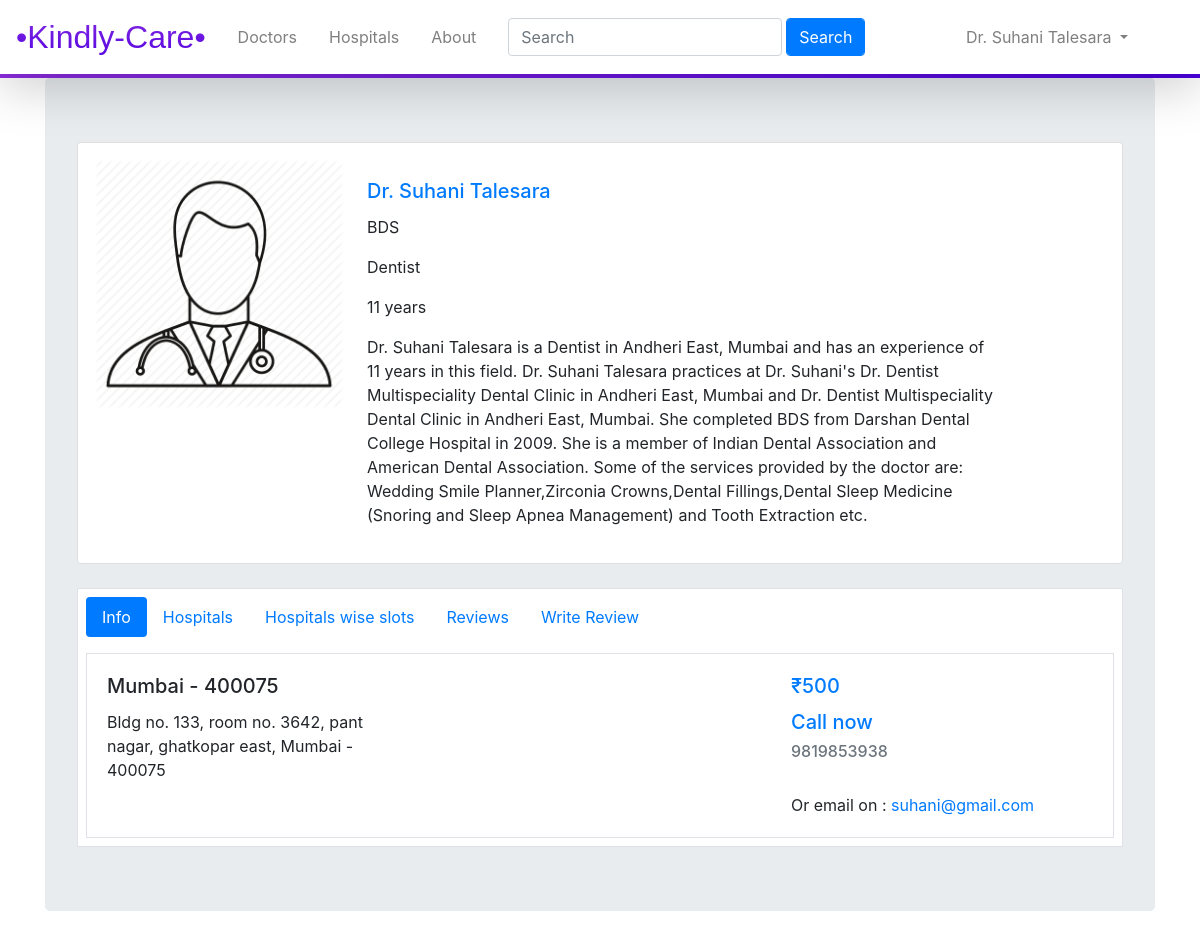
Screenshot of /doctor1 (signed in) with the database file from the repository.
### kindlycare/models.py (models this page shows, shortened)
class Doctors(db.Model, UserMixin):
    __tablename__ = 'doctors'
    id = db.Column(db.Integer,primary_key = True)
    name = db.Column(db.String(20),nullable = False)
    password = db.Column(db.String(20))
    email = db.Column(db.String(64),unique = True,index = True)
    qualification = db.Column(db.String(50),nullable = False)
    specialization = db.Column(db.String(140))
    consultation_fees = db.Column(db.Integer, nullable = False)
    profile_image = db.Column(db.String(64),default = 'default_image.jpg')
    experience = db.Column(db.Text,nullable = False)
    contact_number = db.Column(db.String(10),nullable = False)
    description = db.Column(db.Text,nullable = False)
    address_line_1 = db.Column(db.Text,nullable = False,default='India')
    address_line_2 = db.Column(db.Text,nullable = False,default='India')
    address_line_3 = db.Column(db.Text,nullable = False,default='India')
    reviews = db.relationship('Reviews',backref='doctor')
    slots = db.relationship('Slots',backref='doctor')
    appointments = db.relationship('Appointments',backref='doctor')
    hospitals_name = db.relationship('Hospitals',secondary=relate, backref = db.backref('doctor', lazy = True))

### kindlycare/doctors/views.py (the view, shortened to what this page needs)
@doctors.route('/doctor<int:doctor_id>', methods=['GET', 'POST'])
def viewDoctor(doctor_id):
    doc = Doctors.query.filter_by(id=doctor_id).first()
    address = doc.address_line_1+', '+doc.address_line_2+', '+doc.address_line_3
    reviews = Reviews.query.filter_by(doctor_id=doc.id).all()
    slots = Slots.query.filter_by(doc_id=doctor_id).all()
    for slot in slots:
        print(slot.hospital_name)
    form = ReviewForm()
    return render_template('doctors.html', doc=doc, address=address, reviews=reviews, form=form, slots=slots)

### kindlycare/doctors/forms.py
class ReviewForm(FlaskForm):
    name = StringField('Your name', validators=[DataRequired()])
    content = TextAreaField('Your feedback', validators=[DataRequired()])
    rating = SelectField('Your rating', validators=[DataRequired()], choices=[
                         ('1', '1'), ('2', '2'), ('3', '3'), ('4', '4'), ('5', '5')])
    submit = SubmitField('Submit')

### kindlycare/models.py (called while the page is built)
@login_manager.user_loader
def load_user(doctor_id):
    return Doctors.query.get(doctor_id)

### kindlycare/templates/doctors.html (shortened to what this page needs)
{% extends 'base.html' %}
{% block content %}
<div class="jumbotron">
    <div class="card container bg-white p-3">
        <div class="row no-gutters">
            <div class="col-md-3">
                {% if doc.profile_picture %}
                <img src="{{url_for('static',filename='profile_pics/'+doc.profile_image)}}" class="card-img" alt="..."
                    style="width: fit-content;">
                {% else %}
                <img src="{{url_for('static',filename='profile_pics/'+doc.profile_image)}}" class="card-img" alt="..."
                    style="width: 250px;">
                {% endif %}
            </div>
            <div class="col-md-8">
                <div class="card-body">
                    <h5 class="card-title text-primary"> {{doc.name}}</h5>
                    <p class="card-text">{{doc.qualification}}</p>
                    <p class="card-text">{{doc.specialization}}</p>
                    <p class="card-text">{{doc.experience}}</p>
                    <p class="card-text">{{doc.description}}</p>
                </div>
            </div>
        </div>
    </div>
    <br>
    <div class=" border container bg-white p-2">
        <ul class="nav nav-pills mb-3" id="pills-tab" role="tablist">
            <li class="nav-item">
                <a class="nav-link active" id="pills-home-tab" data-toggle="pill" href="#pills-home" role="tab"
                    aria-controls="pills-home" aria-selected="true">Info</a>
            </li>
            <li class="nav-item">
                <a class="nav-link" id="pills-hospitals-tab" data-toggle="pill" href="#pills-hospitals" role="tab"
                    aria-controls="pills-hospitals" aria-selected="false">Hospitals</a>
            </li>
            <li class="nav-item">
                <a class="nav-link" id="pills-slots-tab" data-toggle="pill" href="#pills-slots" role="tab"
                    aria-controls="pills-slots" aria-selected="false">Hospitals wise slots</a>
            </li>
            <li class="nav-item">
                <a class="nav-link" id="pills-profile-tab" data-toggle="pill" href="#pills-profile" role="tab"
                    aria-controls="pills-profile" aria-selected="false">Reviews</a>
            </li>
            <li class="nav-item">
                <a class="nav-link" id="pills-contact-tab" data-toggle="pill" href="#pills-contact" role="tab"
                    aria-controls="pills-contact" aria-selected="false">Write Review</a>
            </li>
        </ul>
        <div class="tab-content" id="pills-tabContent">
            <div class="tab-pane fade show active border" id="pills-home" role="tabpanel" aria-labelledby="pills-home-tab">
                <div class="row no-gutters">
                    <div class="col-md-4">
                        <div class="card-body">
                            <h5 class="card-title">{{doc.address_line_3}}</h5>
                            <p class="card-text">{{address}}</p>
                        </div>
                    </div>
                    <div class="col-md-4">
                        <div class="card-body">
                        </div>
                    </div>
                    <div class="col-md-4">
                        <div class="card-body">
                            <h5 class="card-title text-primary">₹{{doc.consultation_fees}}</h5>
                            <h5 class="text-primary">Call now</h5><h6 class="text-muted">{{doc.contact_number}}</h6>
                            <br>
                            <p class="card-text">Or email on : <a href="#">{{doc.email}}</a></p>
                        </div>
                    </div>
                </div>
            </div>
        </div>
    </div>
</div>
{% endblock %}

### kindlycare/templates/base.html (shortened to what this page needs)
<!DOCTYPE html>
<html lang="en">
<head>
    <link rel="stylesheet" href="home.css">
    <link rel="stylesheet" href="https://stackpath.bootstrapcdn.com/bootstrap/4.4.1/css/bootstrap.min.css"
>
    <link rel="stylesheet" type="text/css"
        href="https://cdnjs.cloudflare.com/ajax/libs/font-awesome/5.11.2/css/all.css">
</head>
<body>
    <nav class="shadow-lg navbar navbar-expand-lg navbar-light">
        <ul class="navbar-nav">
            <a class="navbar-brand" href="{{url_for('core.home')}}" style="font-family: 'Gill Sans', 'Gill Sans MT', Calibri, 'Trebuchet MS', sans-serif;background: -webkit-linear-gradient(#8E2DE2,#4A00E0); -webkit-background-clip: text;
                -webkit-text-fill-color: transparent;font-size: 2rem;">•Kindly-Care•</a>
        </ul>
        <ul class="navbar-nav">
            <li class="nav-item"><a href="{{url_for('core.docs')}}" class="nav-link ml-2 mr-2">Doctors</a></li>
            <li class="nav-item"><a href="{{url_for('core.hosps')}}" class="nav-link ml-2 mr-2">Hospitals</a></li>
            <li class="nav-item"><a href="about" class="nav-link ml-2 mr-4">About</a></li>
            <form class="form-inline" method='GET' action="search">
                <input type="text" class="form-control ml-auto" name="query" placeholder="Search">
                <input type="submit" class="btn btn-primary form-control ml-1 mr-1" value="Search">
            </form>
        </ul>
        <ul class="navbar-nav ml-auto mr-5">
            {%if current_user.is_authenticated%}
            <li class="nav-item dropdown">
                <a class="nav-link dropdown-toggle" href="#" id="navbarDropdown" role="button" data-toggle="dropdown"
                    aria-haspopup="true" aria-expanded="false">
                    {{current_user.name}}
                </a>
            </li>
            {%else%}
            <li class="nav-item"><a class="btn btn-sm btn-outline-primary" href="{{url_for('doctors.register')}}"> Login
                    /
                    Signup </a></li>
            {%endif%}
        </ul>
    </nav>
    <div style="background-image: linear-gradient(to right,#8E2DE2,#4A00E0);width: 100%;height: 4px;"></div>
    <div class="container">
        {% block content %}
        {% endblock %}
    </div>
</body>
</html>

### kindlycare/templates/base.html (style rules this page uses)
html { scroll-behavior: smooth; }

### rows the page displays
Doctors: name "Dr. Suhani Talesara", profile_image (placeholder picture), qualification "BDS", specialization "Dentist", experience "11 years", description "Dr. Suhani Talesara is a Dentist in Andheri East, Mumbai and has an experience of 11 years in this field. Dr. Suhani Talesara practices at Dr. Suhani's Dr. Dentist Multispeciality Dental Clinic in Andheri East, Mumbai and Dr. Dentist Multispeciality Dental Clinic in Andheri East, Mumbai. She completed BDS from Darshan Dental College Hospital in 2009. She is a member of Indian Dental Association and American Dental Association. Some of the services provided by the doctor are: Wedding Smile Planner,Zirconia Crowns,Dental Fillings,Dental Sleep Medicine (Snoring and Sleep Apnea Management) and Tooth Extraction etc.", address_line_3 "Mumbai - 400075", consultation_fees "500", contact_number "9819853938", email "suhani@gmail.com"

### other values shown
{{ address }} "Bldg no. 133, room no. 3642, pant nagar, ghatkopar east, Mumbai - 400075"
